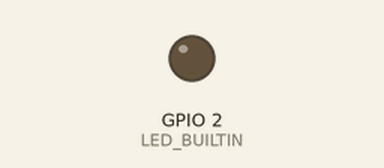
Bench run of a sketch on a simulated ESP8266 (NodeMCU). Shown: output pins drawn as LEDs (lit = HIGH, except the on-board LED, lit = LOW). Uploads are accepted with an empty reply.

Above: at 0.3 s.
Timing chart, 0 to 1.8 s (numbered marks = the images above):
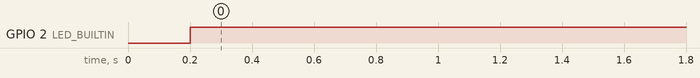

The sketch:

cowin_notifieer1.ino
```cpp
#include <Adafruit_GFX.h>
#include <Adafruit_GrayOLED.h>
#include <Adafruit_SPITFT.h>
#include <Adafruit_SPITFT_Macros.h>
#include <gfxfont.h>


#include <ESP8266WiFi.h>
#include <ESP8266HTTPClient.h>
#define ARDUINOJSON_ENABLE_PROGMEM 0
#include <ArduinoJson.h>  // v6.18.0
#include "SPI.h"
#include "Adafruit_GFX.h"
#include "Adafruit_ILI9341.h"
#include <Fonts/FreeMono9pt7b.h>

const char* SSID = "kvbpc";                 // Your WiFi SSID
const char* PASSWORD = "kvbpc@457";  // Your WiFi Password

const int districtID = 80;          // District ID
const int minAge = 45;             // 45 or 18
const String date = "22-05-2021";  // Date for slot in DD-MM-YYYY format

const String baseURL = "http://arduino-cowin.centralindia.cloudapp.azure.com/?districtID=";
const String URL = baseURL + districtID + "&date=" + date + "&minAge=" + minAge;

int ledPin = LED_BUILTIN;

bool slotFound = false;
HTTPClient http;

void pingServer()
{
  http.begin(URL);
  int httpCode = http.GET();

  if (httpCode == 200)
  {
    slotFound = true;
    digitalWrite(LED_BUILTIN, HIGH);
  }
  else
  {
    digitalWrite(LED_BUILTIN, LOW);
    delay(1000);
    digitalWrite(LED_BUILTIN, HIGH);
   }

  http.end();
}
void setup()
{
  pinMode(LED_BUILTIN, OUTPUT);

  Serial.begin(115200);

}


void loop() {
  if (slotFound)
  {
    digitalWrite(LED_BUILTIN, HIGH);
  }
  pingServer();
  delay(3000);  // IP Address will be blocked if you call API more than onece per 5 minute
}
```

Measured:
- by itself, GPIO 2 (LED_BUILTIN): LOW → HIGH at 0.20 s
